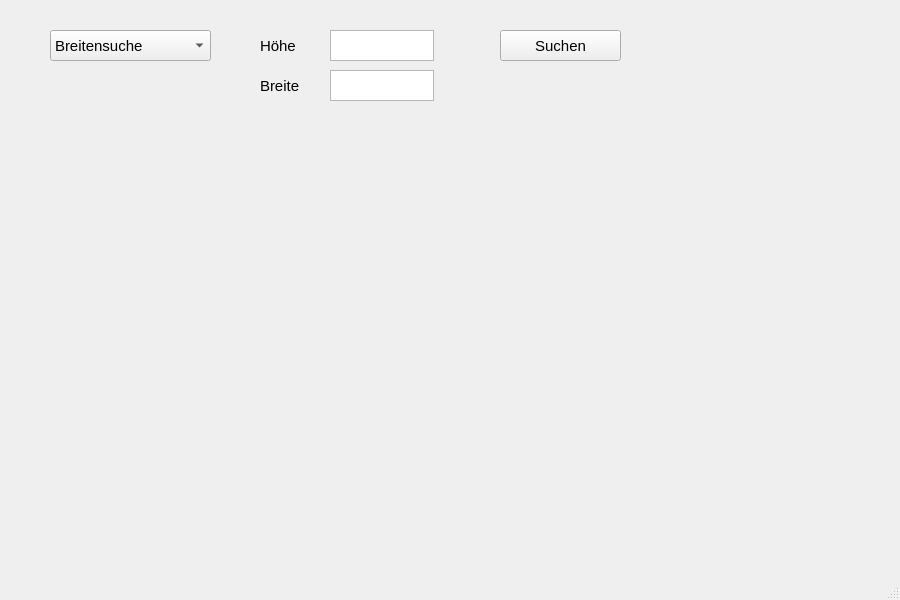
<?xml version="1.0" encoding="UTF-8"?>
<ui version="4.0">
 <class>mainWindow</class>
 <widget class="QMainWindow" name="mainWindow">
  <property name="geometry">
   <rect>
    <x>0</x>
    <y>0</y>
    <width>900</width>
    <height>600</height>
   </rect>
  </property>
  <property name="windowTitle">
   <string>Suchalgorithmen</string>
  </property>
  <widget class="QWidget" name="centralwidget">
   <widget class="QPushButton" name="suchenButton">
    <property name="geometry">
     <rect>
      <x>500</x>
      <y>30</y>
      <width>121</width>
      <height>31</height>
     </rect>
    </property>
    <property name="font">
     <font>
      <pointsize>11</pointsize>
     </font>
    </property>
    <property name="text">
     <string>Suchen</string>
    </property>
   </widget>
   <widget class="QComboBox" name="comboSuche">
    <property name="geometry">
     <rect>
      <x>50</x>
      <y>30</y>
      <width>161</width>
      <height>31</height>
     </rect>
    </property>
    <property name="font">
     <font>
      <pointsize>11</pointsize>
     </font>
    </property>
    <item>
     <property name="text">
      <string>Breitensuche</string>
     </property>
    </item>
    <item>
     <property name="text">
      <string>Tiefensuche</string>
     </property>
    </item>
   </widget>
   <widget class="QLabel" name="labelHoehe">
    <property name="geometry">
     <rect>
      <x>260</x>
      <y>30</y>
      <width>81</width>
      <height>31</height>
     </rect>
    </property>
    <property name="font">
     <font>
      <pointsize>11</pointsize>
     </font>
    </property>
    <property name="text">
     <string>Höhe</string>
    </property>
   </widget>
   <widget class="QLabel" name="labelBreite">
    <property name="geometry">
     <rect>
      <x>260</x>
      <y>70</y>
      <width>81</width>
      <height>31</height>
     </rect>
    </property>
    <property name="font">
     <font>
      <pointsize>11</pointsize>
     </font>
    </property>
    <property name="text">
     <string>Breite</string>
    </property>
   </widget>
   <widget class="QTextEdit" name="editHoehe">
    <property name="geometry">
     <rect>
      <x>330</x>
      <y>30</y>
      <width>104</width>
      <height>31</height>
     </rect>
    </property>
    <property name="font">
     <font>
      <pointsize>11</pointsize>
     </font>
    </property>
   </widget>
   <widget class="QTextEdit" name="editBreite">
    <property name="geometry">
     <rect>
      <x>330</x>
      <y>70</y>
      <width>104</width>
      <height>31</height>
     </rect>
    </property>
    <property name="font">
     <font>
      <pointsize>11</pointsize>
     </font>
    </property>
   </widget>
  </widget>
  <widget class="QStatusBar" name="statusbar"/>
 </widget>
 <resources/>
 <connections/>
</ui>
